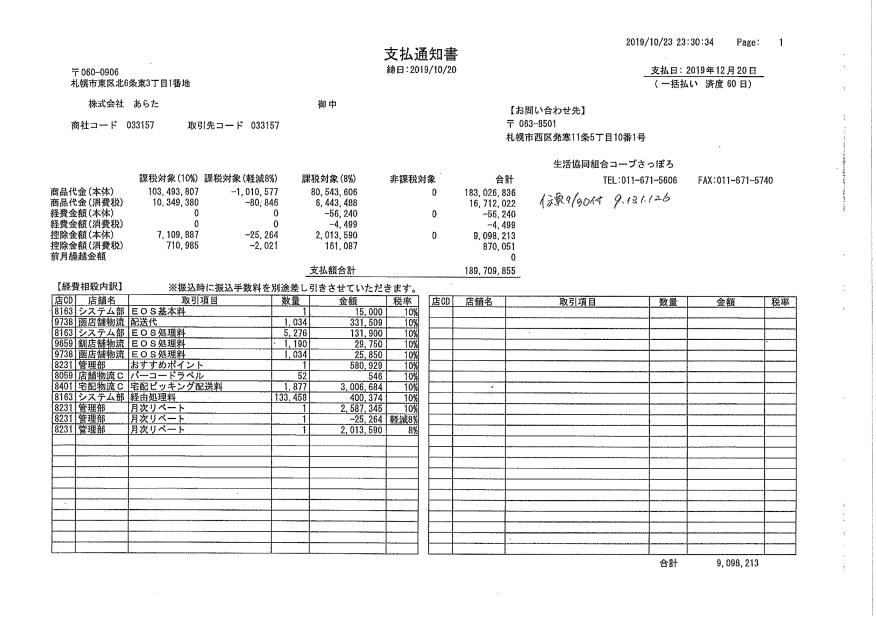
#> input picture imgs/sample_image.jpg, 876 x 620 px, found by its file name
$ python run.py
#> lines starting #> are read from the running program, lines starting #| are printed output that depends on the picture; after the words box and inside, x2 and y2 are one past the last pixel; in counts of white or black regions, pixels touching at a corner belong together
from __future__ import print_function
from builtins import input
import cv2
import numpy as np
import matplotlib.pyplot as plt
import math
from scipy import ndimage
import argparse

######### Change file path here
file =  r'sample_image.jpg'
#########

linelen = 0
version = 2

im1 = cv2.imread(file, 0)
#> im1 is the input picture: shape (620, 876); min 0, max 255, mean 239
im = cv2.imread(file)

h_im, w_im, c_im = im.shape
#> h_im = 620; w_im = 876; c_im = 3
linelen = 100 #h_im/2

ret,thresh_value = cv2.threshold(im1,180,255,cv2.THRESH_BINARY_INV)
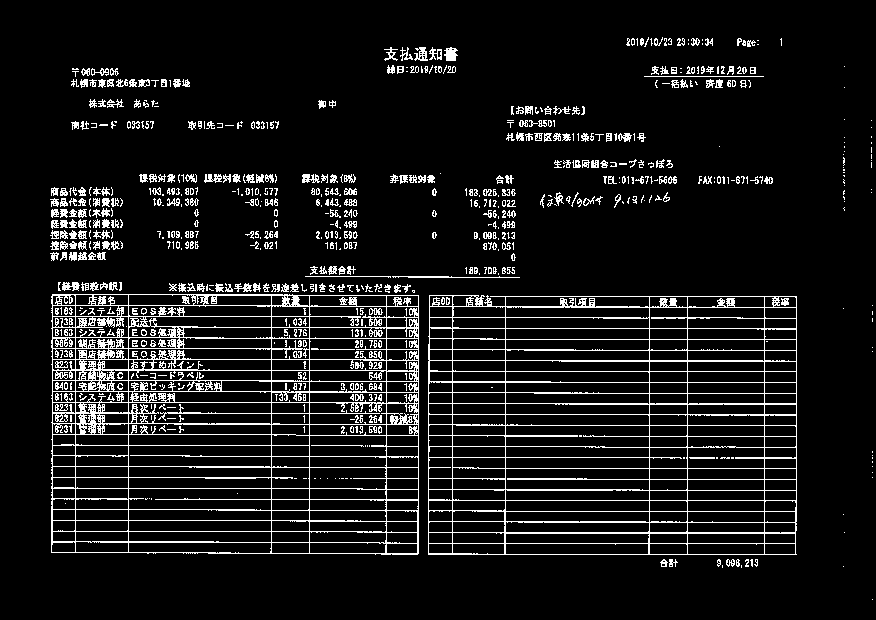
#> thresh_value: shape (620, 876); 9% white in thin lines or dots, all inside (x1, y1, x2, y2) = (50, 37, 873, 600)

kernel = np.ones((5,5),np.uint8)
dilated_value = cv2.dilate(thresh_value,kernel,iterations = 1)
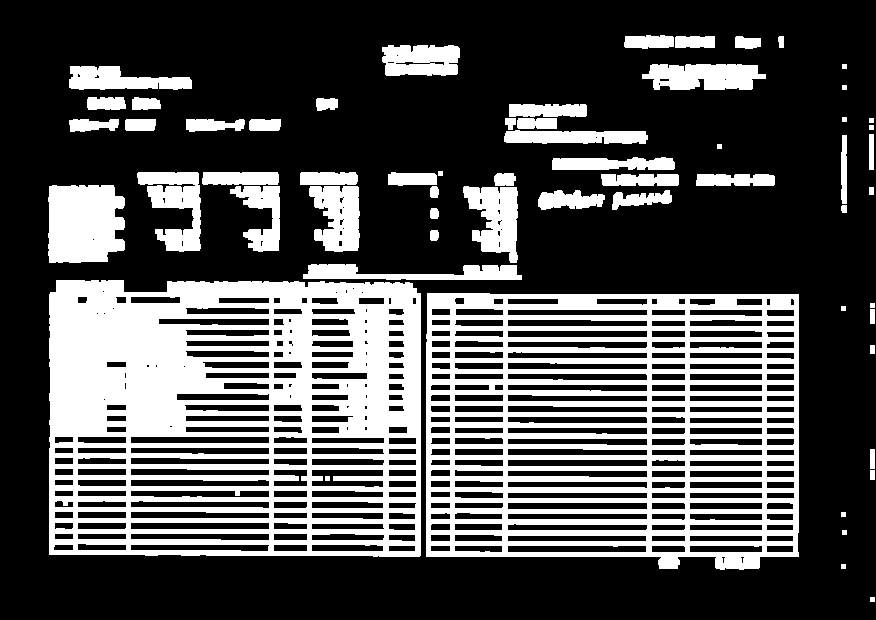
#> dilated_value: shape (620, 876); 30.5% white; 60 white regions, largest, box (x1, y1, x2, y2) and area: (49, 280, 421, 557) 69863, (426, 293, 799, 570) 55729, (48, 185, 125, 263) 5384

#rotation
def rotate(img, linelen):
#> called with linelen = 100
    img_gray = cv2.cvtColor(img, cv2.COLOR_BGR2GRAY)
    img_edges = cv2.Canny(img_gray, 100, 100, apertureSize=5)
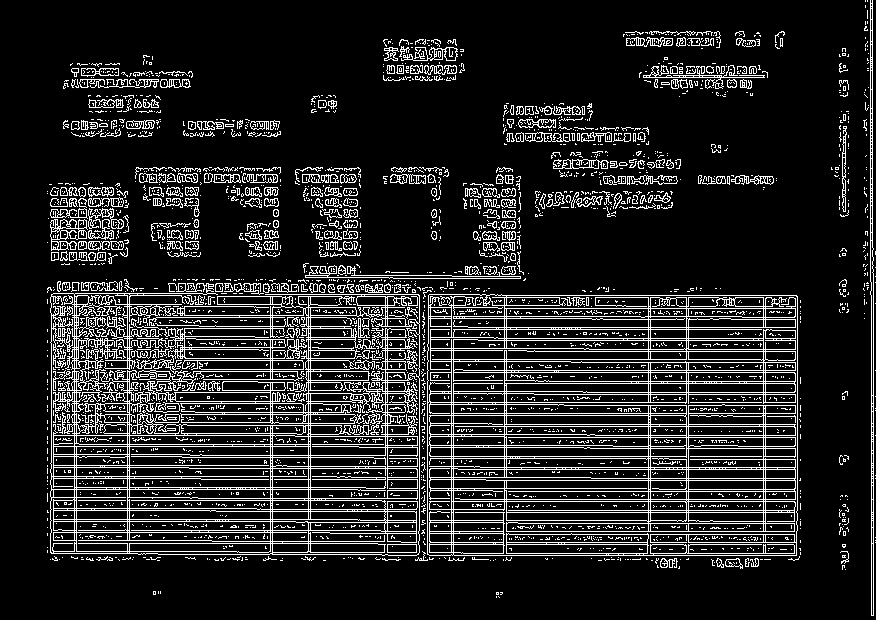
#> img_edges: shape (620, 876); 13.8% white in thin lines or dots
    lines = cv2.HoughLinesP(img_edges, 1, math.pi / 180.0, 100, minLineLength=linelen, maxLineGap=5) #minLineLength=100
#> lines = 161 rows, first 6: [478, 340, 797, 340], [51, 489, 360, 489], [404, 383, 800, 383], [378, 544, 796, 544], [474, 467, 797, 467], [480, 295, 796, 295]

    angles = []

    i = 0
    for i in range(len(lines)):
        for x1, y1, x2, y2 in lines[i]:
            if (linelen > 300):
                cv2.line(img, (x1, y1), (x2, y2), (0, 0, 0), 1)
            angle = math.degrees(math.atan2(y2 - y1, x2 - x1))
            angles.append(angle)
#> after the loop, angles = 161 values, max 1.59 at index 152, min -90 at index 30, mean -19.56

    median_angle = np.median(angles)
#> median_angle = 0
    if (median_angle != 0):
        median_angle += 0.2
    img_rotated = ndimage.rotate(img, median_angle)

    print("Angle is {}".format(median_angle))
#| Angle is 0.0
    return img_rotated


im = rotate(im, linelen)

# Apply Gamma=2.0 on the normalised image and then multiply by scaling constant (For 8 bit, c=255)
gamma_two_point_two = np.array(255*(im/255)**2.0,dtype='uint8')
im = gamma_two_point_two

gray = cv2.cvtColor(im, cv2.COLOR_BGR2LAB)[..., 0]


clahe = cv2.createCLAHE(clipLimit=5.0, tileGridSize=(32,32))
contrast = clahe.apply(gray)
ret, thresh = cv2.threshold(contrast, 20, 255, cv2.THRESH_BINARY | cv2.THRESH_OTSU)
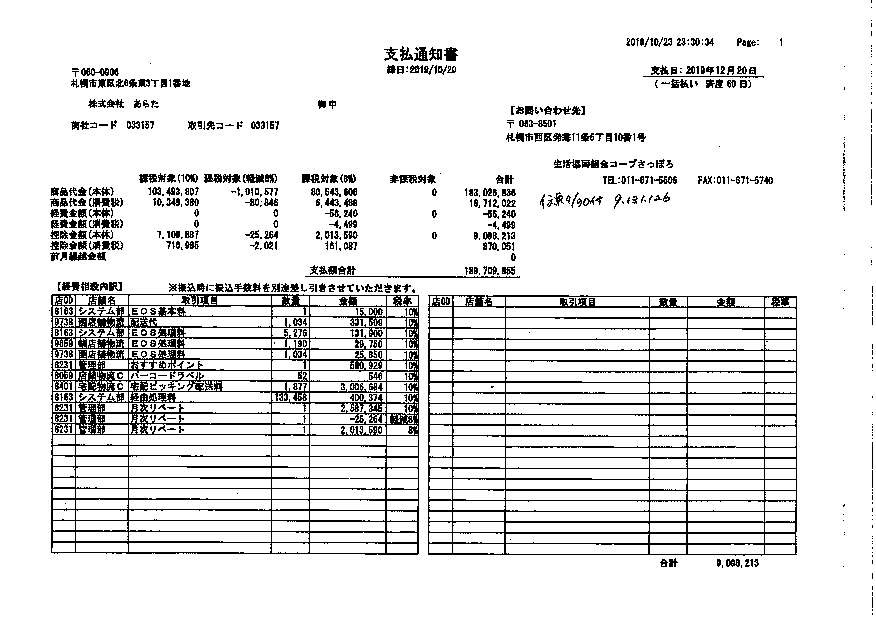
#> thresh: shape (620, 876); 89.6% white; black in thin lines or dots
#> ret = 159
th3 = cv2.adaptiveThreshold(gray,255,cv2.ADAPTIVE_THRESH_GAUSSIAN_C,\
            cv2.THRESH_BINARY,11,2)
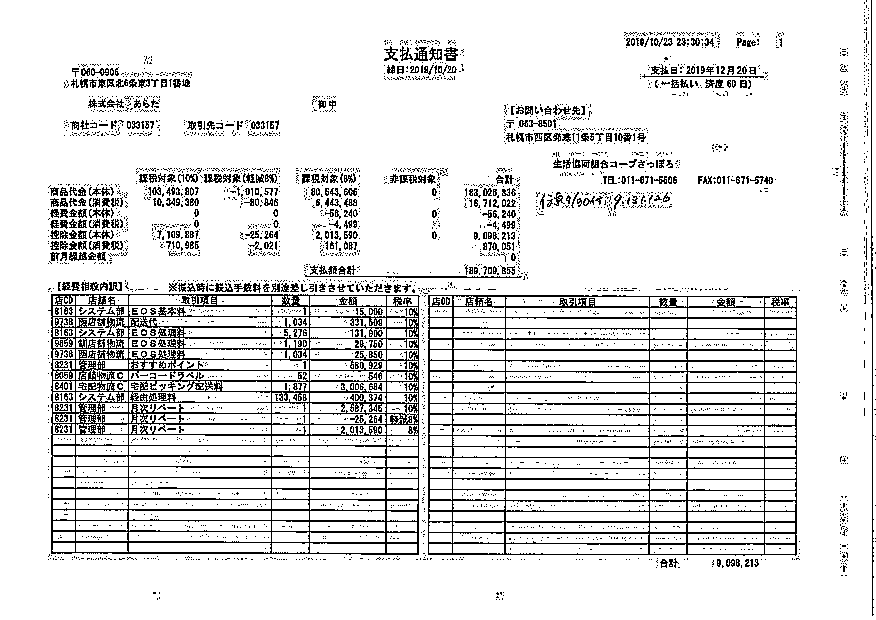
#> th3: shape (620, 876); 88.4% white; black in thin lines or dots
im = cv2.cvtColor(im, cv2.COLOR_BGR2GRAY)

if(h_im > 1000):
    im = th3

contours, hierarchy = cv2.findContours(dilated_value,cv2.RETR_TREE,cv2.CHAIN_APPROX_SIMPLE)
#> contours = 405 contours, 83 with area under 20; largest, box (x1, y1, x2, y2) and area: (49, 280, 421, 557) 100665, (426, 293, 799, 570) 98228, (48, 185, 125, 263) 5220, (137, 172, 201, 252) 2656, (463, 186, 518, 263) 2592
cordinates = []
maxh = 0
maxh2 = 0
for cnt in contours:
    x,y,w,h = cv2.boundingRect(cnt)
    cordinates.append((x, y, w, h))

    if (h > maxh):
        if (maxh != 0):
            maxh2 = maxh
            maxcnt2 = maxcnt
        maxh = h
        maxcnt = cnt
    elif (h > maxh2):
        maxh2 = h
        maxcnt2 = cnt
#> this loop made 405 passes
#> (x, y, w, h, maxh2, maxcnt2, maxh, maxcnt) on passes 5 to 6: (870, 470, 5, 10, 5, [[870, 597], [870, 601], [874, 601], [874, 597]], 10, [[870, 470], [870, 479], [874, 479], [874, 470]]), (870, 449, 5, 20, 10, [[870, 470], [870, 479], [874, 479], [874, 470]], 20, [[870, 449], [870, 468], [874, 468], [874, 449]])
#> (x, y, w, h, maxh2, maxcnt2, maxh) on pass 11: (426, 293, 373, 277, 20, [[870, 449], [870, 468], [874, 468], [874, 449]], 277)
#> after the loop, cordinates = 405 items, first 6: (870, 597, 5, 5), (841, 564, 5, 5), (842, 530, 5, 5), (841, 512, 5, 5), (870, 470, 5, 10), (870, 449, 5, 20); maxcnt = contour of 49 points, box (x1, y1, x2, y2) (426, 293, 799, 570), area 98228; maxcnt2 = contour of 177 points, box (x1, y1, x2, y2) (49, 280, 421, 557), area 100665; maxh = 277; maxh2 = 277

x,y,w,h = cv2.boundingRect(maxcnt)
#> x = 426; y = 293; w = 373

crop_img = im[y:y + h, x:x + w]
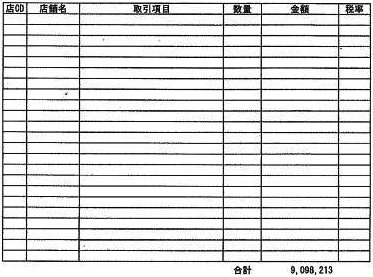
#> crop_img: shape (277, 373); min 0, max 255, mean 219.8
if(h_im > 700 or w_im > 500):
    crop_img = cv2.fastNlMeansDenoising(crop_img, None, 25, 7, 21)

cv2.imwrite('res1.jpg', crop_img)

if (maxh2 == maxh or maxh2 == maxh - 1):
    x,y,w,h = cv2.boundingRect(maxcnt2)
#> x = 49; y = 280; w = 372
    crop_img1 = im[y:y + h, x:x + w]
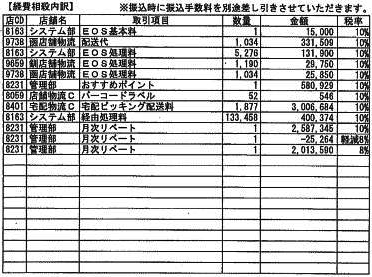
#> crop_img1: shape (277, 372); min 0, max 255, mean 200.1
    crop_img1 = cv2.fastNlMeansDenoising(crop_img1, None, 20, 7, 21)
    cv2.imwrite('res2.jpg', crop_img1)
